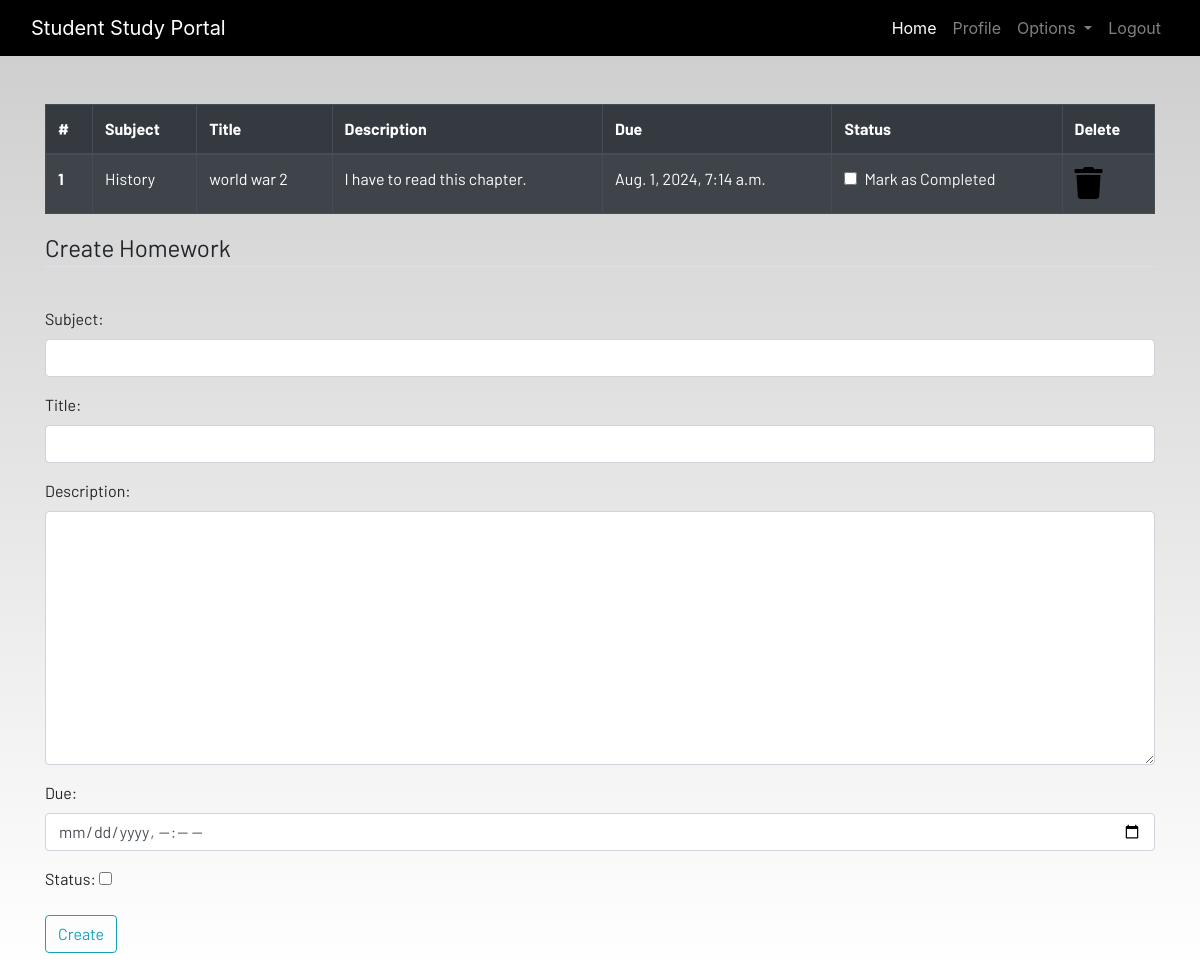
The page /homework (signed in) on the database its author committed.
### dashboard/models.py (models this page shows, shortened)
class Homework(models.Model):
    user=models.ForeignKey(User,on_delete=models.CASCADE)
    subject=models.CharField(max_length=20)
    title=models.CharField(max_length=50)
    description=models.TextField()
    due=models.DateTimeField()
    status=models.BooleanField(default=False)

### dashboard/views.py (the view)
# urls.py: path('homework',views.homework,name='homework'),
@login_required
def homework(request):
    if request.method=="POST":
        form=HomeworkForm(request.POST)
        if form.is_valid():
            Homework(user=request.user,subject=request.POST['subject'],title=request.POST['title'],description=request.POST['description'],due=request.POST['due']).save()
    form=HomeworkForm()
    queryset=Homework.objects.filter(user=request.user)
    if len(queryset)==0:
        homework_done=True
    else:
        homework_done=False
    return render(request,'dashboard/homework.html',{'queryset':queryset,'homework_done':homework_done,'form':form})

### dashboard/forms.py
class HomeworkForm(forms.ModelForm):
    class Meta:
        model=Homework
        widgets = {
            'subject': forms.TextInput(attrs={'class': 'form-control'}),
            'title': forms.TextInput(attrs={'class': 'form-control'}),
            'description': forms.Textarea(attrs={'class': 'form-control'}),
            'due': forms.DateInput(attrs={'class': 'form-control','type': 'datetime-local'}),
        }
        fields=['subject','title','description','due','status']

### dashboard/templates/dashboard/homework.html (shortened to what this page needs)
{% extends 'dashboard/base.html' %}
{% load static %}
{% block content %}
<div class="container">
    <table class="table table-striped table-bordered table-hover table-dark">
        <thead>
            <tr>
                <th scope="col">#</th>
                <th scope="col">Subject</th>
                <th scope="col">Title</th>
                <th scope="col">Description</th>
                <th scope="col">Due</th>
                <th scope="col">Status</th>
                <th scope="col">Delete</th>
            </tr>
        </thead>
        <tbody>
            {% for i in queryset %}
            <tr>
                <th scope="row">{{forloop.counter}}</th>
                <td>{{i.subject}}</td>
                <td>{{i.title}}</td>
                <td>{{i.description}}</td>
                <td>{{i.due}}</td>
                <td>
                    <a href="{% url 'update_homework' i.id %}">
                        <div class="form-check">
                            <input class="form-check-input" type="checkbox" value="" {% if i.status %} checked {% endif %}>
                            <label class="form-check-label text-light" for="flexCheckDefault">
                                Mark as Completed
                            </label>
                        </div>
                    </a>
                </td>
                <td><a href="{% url 'delete_homework' i.id %}"><i class="fa fa-trash fa-2x"></i></a></td>
            </tr>
            {% endfor %}
        </tbody>
    </table>
</div>
<div class=" container">
    <form method="POST">
        <fieldset class="form-group">
            <legend class="border-bottom mb-4">Create Homework</legend>
        </fieldset>
        {{form.as_p}}
        <div class="form-group">
            <button href="" class="btn btn-outline-info" type="submit">
                Create
            </button>
        </div>
    </form>
</div>
{% endblock content %}

### static/css/main.css (style rules this page uses)
html { scroll-behavior: smooth; height: 100%; width: 100%; }
a { text-decoration: none !important; color: black; }
html, body { max-width: 100%; overflow-x: hidden; height: 100%; width: 100%; }
body { background: linear-gradient(rgba(0, 0, 0, 0.2), rgba(255, 255, 255, 0.5)); overflow-x: hidden; background-repeat: no-repeat; }
.fa { color: black; }

### rows shown on the page
Homework: subject "History", title "world war 2", description "I have to read this chapter.", due "Aug. 1, 2024, 7:14 a.m."
